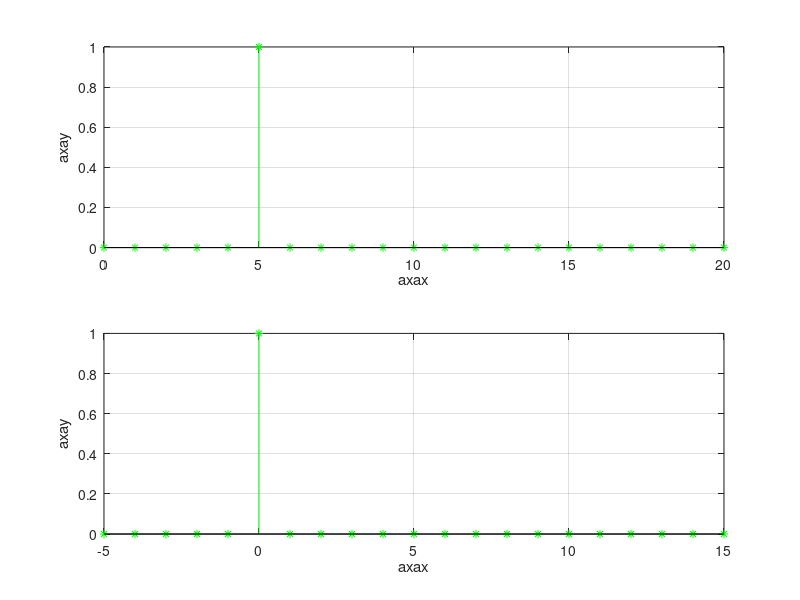
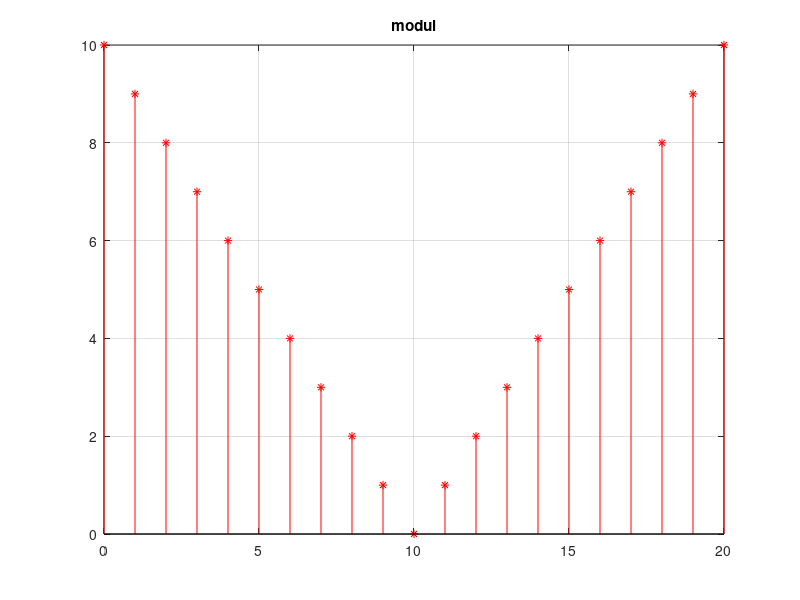
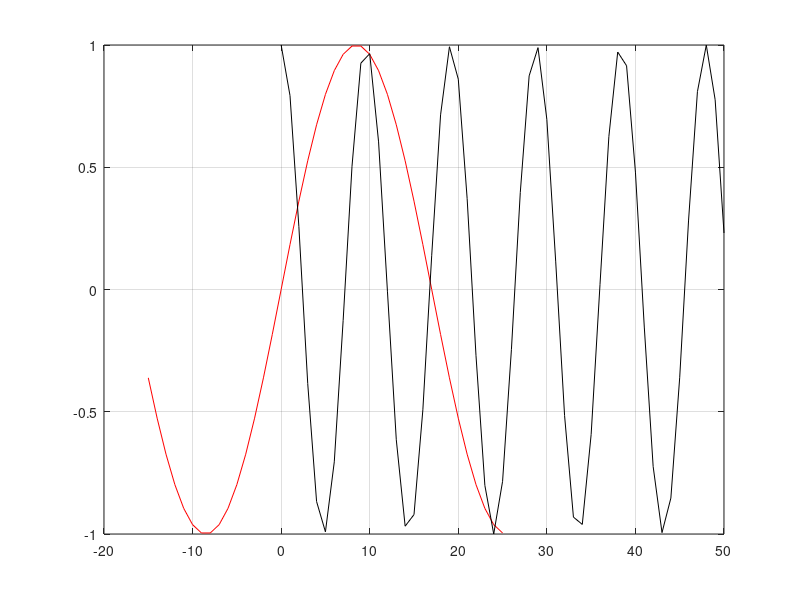
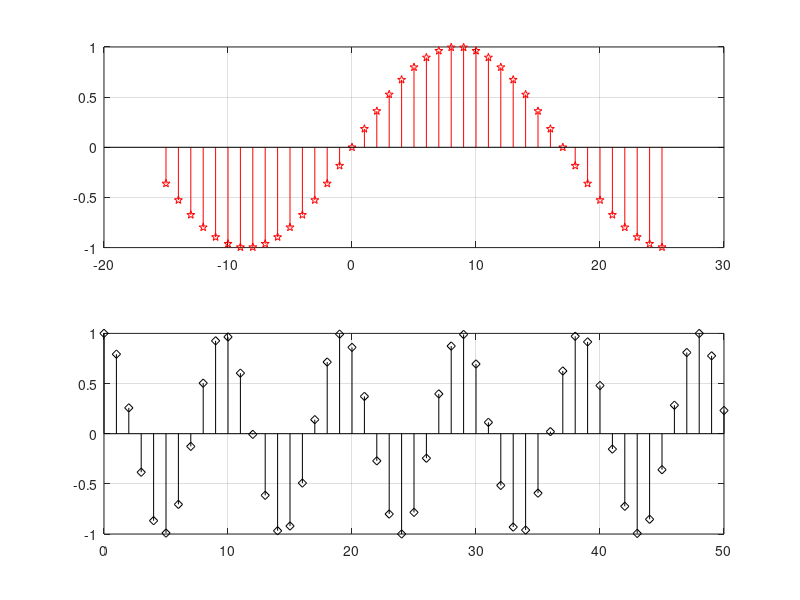

Write MATLAB code to recreate these figures, in order.
z=zeros(1,21);
z(1,6)=1;
n=0:20
m=-5:15;
figure(1)
subplot(2,1,1),stem(n,z, '*g'), grid, xlabel('axax'), ylabel('axay') 
subplot(2,1,2),stem(m,z, '*g'), grid, xlabel('axax'), ylabel('axay')

t=abs(10-n)
figure(2)
stem(n, t, '*r'), grid, title 'modul'

n1=-15:25;
n2=0:50;
x1=sin(pi*n1/17);
x2=cos(pi*n2/sqrt(23));
figure(3)
plot(n1, x1, '-r', n2, x2, '-k'), grid 
figure(4)
subplot(2,1,1), stem(n1, x1, 'pr'), grid 
subplot(2,1,2), stem(n2, x2, 'dk'), grid